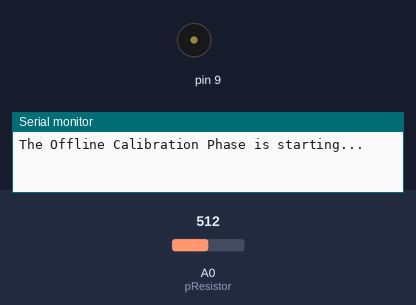
Recording of a sketch running on a simulated Arduino Uno, built with avr-gcc and run on an emulated ATmega328P. Shown: buzzer (waves = sounding), the last lines printed to the serial monitor. The inputs (shaded band) are chosen by the test bench; at power-on: A0 (pResistor) = 512.

Above: at 3.0 s.
At 6.05 s:
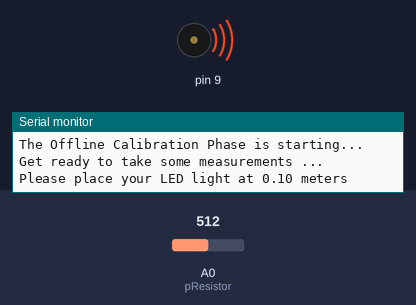
Timing chart, 0 to 11.7 s (numbered marks = the images above):
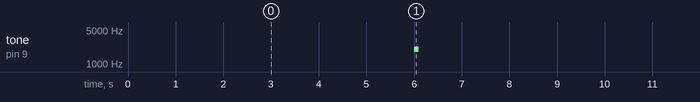

Measured:
- by itself, tone on pin 9: goes 10 × (2000 Hz 0.10 s, silent 5.9 s), 2000 Hz 0.57 s, then silent

The sketch:

fingerprint.ino
```cpp
/*
   Author: Nikolay Titov
   Email: ngtitov@ncsu.edu
          nikolay.titov@nokia.com

   SW requirements:
   Download and install Arduino IDE https://www.arduino.cc/en/Main/Software
   The program needs to be running and executing in Arduino IDE.

   Program fingerprint.ino:
   This program is Fingerprint technique using light intensity picked up by
   photoresistor, measured in resistance values (Ohms), and converted into a
   distance measurements using various Regression models.
   It consists of 2 phases:
       1) Off-line Calibration (training) phase:
           During this phase fingerprint table is constructed using measurement
           samples and stored in database. Each resistance value is stored
           with associated distance value (meters) in the table during
           training. Training is performed by placing LED light at certain
           distances from photoresistor. By default, the distance is sampled
           every 0.1 meters from photoresistor.
           Based on the measurements stored in database the Statistical
           analysis is performed to construct the curve-fitting Regression
           models.
           Algorithm builds 3 (three) regression models:
               a) Linear Regression model:
                  y = a + bx
               b) Polynomial (Quadratic) Regression model:
                  y = a + bx + cx^2
               c) Exponential Regression model:
                  y = a e^(bx)
           In addition, calculates R^2 (R-Squared) value for each of the
           regression model. Since R-Squared value cannot be used for
           statistical evaluation of NON-Linear regression models, all three
           models are used to determine the distance during On-line
           Positioning phase.
       2) On-line Positioning phase:
           During this phase resistance (x) measurements picked up by
           photoresistor are used for distance (y) calculations utilizing each
           regression model. Distance values are displayed on the serial
           monitor.
*/

#include<math.h>

#define a 0
#define b 1
#define c 2
#define r_2 3

//Constants
const int pResistor = A0; // Photoresistor at Arduino analog pin A0
const int samples = 10;
const int relations = 2;

//Variables
double fingerprint [samples] [relations] = {
  {0, 0.1},
  {0, 0.2},
  {0, 0.3},
  {0, 0.4},
  {0, 0.5},
  {0, 0.6},
  {0, 0.7},
  {0, 0.8},
  {0, 0.9},
  {0, 1}
};
double *linear_values;
double *polynomial_valaues;
double *exponential_valaues;
bool offlinePhase;
double resistance, distance, sum_x, sum_x_2, sum_y, sum_log_y, sum_xy, sum_log_xy, sum_x_3, sum_x_4, sum_x_2_y;

void setup(){
 pinMode(9, OUTPUT);
 Serial.begin(9600);
 linear_values = (double*) calloc(4, sizeof(double));
 polynomial_valaues = (double*) calloc(4, sizeof(double));
 exponential_valaues = (double*) calloc(4, sizeof(double));
 offlinePhase = true;
 sum_x = 0;
 sum_x_2 = 0;
 sum_y = 0;
 sum_log_y = 0;
 sum_xy = 0;
 sum_log_xy = 0;
 sum_x_3 = 0;
 sum_x_4 = 0;
 sum_x_2_y =0;
// pinMode(ledPin, OUTPUT); // Set lepPin - 9 pin as an output
 pinMode(pResistor, INPUT); // Set pResistor - A0 pin as an input (optional)
}

void loop(){
  // Get offline calibration phase done
  if (offlinePhase) {
    runOfflinePhase();
    getSumMatrixValues();
    getLinearRegression();
    getPolynomialRegression();
    getExponentialRegression();
    // getBestRSquaredValue(); // Cannot use R-Squared value for non-linear regression models
    delay(10000); //Delay
    Serial.println("On-Line Positioning starting ...");
    delay(3000); //Delay
    Serial.println("Distance measurements (meters) based on different Regression models");
    Serial.println("Linear:     Polynomial:     Exponential:");
    delay(3000); //Delay
  }
  else{
    resistance = analogRead(pResistor);
    distance = linear_values[a] + linear_values[b] * resistance;
    Serial.print(distance);
    Serial.print("        ");
    distance = polynomial_valaues[a] + polynomial_valaues[b] * resistance + polynomial_valaues[c] * pow(resistance, 2);
    Serial.print(distance);
    Serial.print("            ");
    distance = exponential_valaues[a] * exp(exponential_valaues[b] * resistance);
    Serial.print(distance);
    Serial.println("     meters");
    delay(10000); //Delay
  }
}

void runOfflinePhase() {
  Serial.println("The Offline Calibration Phase is starting...");
  delay(3000); // Delay
  Serial.println("Get ready to take some measurements ...");
  delay(3000); // Delay
  for(int i = 0; i < samples; i++){
    Serial.print("Please place your LED light at ");
    Serial.print(fingerprint[i][1]);
    Serial.print(" meters");
    tone(9, 2000, 100);
    delay(5000); // Delay
    Serial.println(" Measurements are taking ... Wait ...");
    delay(1000); // Delay
    resistance = getResistance();
    fingerprint[i][0] = resistance;
  }
  tone(9, 2000, 50);
  delay(15);
  tone(9, 2000, 50);
  delay(50);
  tone(9, 2000, 500);
  Serial.println("Done!!!");
  // Print fingerprint database
  Serial.println("Fingerprint table is following:");
  Serial.println("Resistance (ohms)          Distance (meters");
  for(int i = 0; i < samples; i++){
    for(int j = 0; j < relations; j++){
      Serial.print(fingerprint[i][j]);
      Serial.print("               ");
    }
    Serial.println();
  }
  offlinePhase = false;
}

double getResistance(){
  double r = 0;
  for(int i = 0; i < samples; i++){
    r += analogRead(pResistor);
  }
  return (r / samples);
}

void getSumMatrixValues(){
  for(int i = 0; i < samples; i++){
    sum_x += fingerprint[i][0];
    sum_x_2 += pow(fingerprint[i][0], 2);
    sum_y += fingerprint[i][1];
    sum_log_y += log(fingerprint[i][1]);
    sum_xy += fingerprint[i][0] * fingerprint[i][1];
    sum_log_xy += fingerprint[i][0] * log(fingerprint[i][1]);
    sum_x_3 += pow(fingerprint[i][0], 3);
    sum_x_4 += pow(fingerprint[i][0], 4);
    sum_x_2_y += pow(fingerprint[i][0], 2) * fingerprint[i][1];
  }
  return;
}

void getLinearRegression(){
  linear_values[a] = ((sum_x_2 * sum_y - sum_x * sum_xy) * 1.0 / (samples * sum_x_2 - sum_x * sum_x) * 1.0);
  linear_values[b] = ((samples * sum_xy - sum_x * sum_y) * 1.0 / (samples * sum_x_2 - sum_x * sum_x) * 1.0);
  getRSquaredValue(linear_values, 'L');
  Serial.println("Linear Regression model is: ");
  Serial.print("y = ");
  Serial.print(linear_values[a]);
  Serial.print(" + ");
  Serial.print(linear_values[b]);
  Serial.println("*x");
  Serial.println("R squared value is: ");
  Serial.print(linear_values[r_2]);
  Serial.println();
  return;
}

void getPolynomialRegression(){
  double calculation_array[3][4]= {0};
  double temp = 0;
  calculation_array[0][0] = samples;
  calculation_array[0][1] = sum_x;
  calculation_array[0][2] = sum_x_2;
  calculation_array[0][3] = sum_y;
  calculation_array[1][0] = sum_x;
  calculation_array[1][1] = sum_x_2;
  calculation_array[1][2] = sum_x_3;
  calculation_array[1][3] = sum_xy;
  calculation_array[2][0] = sum_x_2;
  calculation_array[2][1] = sum_x_3;
  calculation_array[2][2] = sum_x_4;
  calculation_array[2][3] = sum_x_2_y;
  for(int k = 0; k < 3; k++){
    for(int i = 0; i < 3; i++){
      if(k != i){
        temp = calculation_array[i][k]/calculation_array[k][k];
      }
      for(int j = k; j < 4; j++){
        calculation_array[i][j] = calculation_array[i][j] - temp * calculation_array[k][j];
      }
    }
  }
  polynomial_valaues[a] = calculation_array[a][3]/calculation_array[a][a];
  polynomial_valaues[b] = calculation_array[b][3]/calculation_array[b][b];
  polynomial_valaues[c] = calculation_array[c][3]/calculation_array[c][c];
  getRSquaredValue(polynomial_valaues, 'P');
  Serial.println("Polynomial Regression model is: ");
  Serial.print("y = ");
  Serial.print(polynomial_valaues[a]);
  Serial.print(" + ");
  Serial.print(polynomial_valaues[b]);
  Serial.print("*x + ");
  Serial.print(polynomial_valaues[c]);
  Serial.println("*x^2");
  Serial.println("R squared value is: ");
  Serial.print(polynomial_valaues[r_2]);
  Serial.println();
  return;
}

void getExponentialRegression(){
  exponential_valaues[a] = exp(((sum_x_2 * sum_log_y - sum_x * sum_log_xy) *1.0 / (samples * sum_x_2 - sum_x * sum_x) * 1.0));
  exponential_valaues[b] = ((samples * sum_log_xy - sum_x * sum_log_y) * 1.0 / (samples * sum_x_2 - sum_x * sum_x) * 1.0);
  getRSquaredValue(exponential_valaues, 'E');
  Serial.println("Exponential Regression model is: ");
  Serial.print("y = ");
  Serial.print(exponential_valaues[a]);
  Serial.print(" * e^(");
  Serial.print(exponential_valaues[b]);
  Serial.println("*x)");
  Serial.println("R squared value is: ");
  Serial.print(exponential_valaues[r_2]);
  Serial.println();
  return;
}

void getRSquaredValue(double* array_values, char regression){
  double y_hat = 0;
  double sum_y_hat = 0;
  double sum_error_sq_value = 0;
  double sum_sq_from_mean_y = 0;
  double mean_y = 0;
  for(int i = 0; i < samples; i++){
    mean_y += fingerprint[i][1];
  }
  mean_y = mean_y / samples;
  for(int i = 0; i < samples; i++){
    switch(regression) {
      case 'L':
        y_hat = array_values[a] + array_values[b] * fingerprint[i][0];
        break;
      case 'P':
        y_hat = array_values[a] + array_values[b] * fingerprint[i][0] + array_values[c] * pow(fingerprint[i][0], 2);
        break;
      case 'E':
        y_hat = array_values[a] * exp(array_values[b] * fingerprint[i][0]);
        break;
     default:
        y_hat = 0;
    }
    sum_y_hat += y_hat;
    sum_error_sq_value += pow((fingerprint[i][1] - y_hat), 2);
    sum_sq_from_mean_y += pow((fingerprint[i][1] - mean_y), 2);
  }
  array_values[r_2] = 1 - (sum_error_sq_value / sum_sq_from_mean_y);
  return;
}

/*
 * Cannot use R^2 (R-squared) value for statistical evaluation of for NON-Linear regression models.
 * Would not call this function any longer.
 */
/*
void getBestRSquaredValue(){
  if(linear_values[r_2] >= polynomial_valaues[r_2] && linear_values[r_2] >= exponential_valaues[r_2]){
    Serial.println("The Best Regression model is Linear");
    regressionModel = 'L';
  }
  else if(polynomial_valaues[r_2] >= linear_values[r_2] && polynomial_valaues[r_2] >= exponential_valaues[r_2]){
    Serial.println("The Best Regression model is Polynomial");
    regressionModel = 'P';
  }
  else{
    Serial.println("The Best Regression model is Exponential");
    regressionModel = 'E';
  }
  return;
}
*/
```
